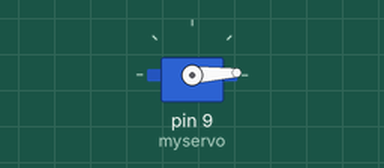
Simulated run of this sketch. Board: Arduino Uno, built with avr-gcc and run on an emulated ATmega328P. Shown: servo.

Above: at 0.05 s.
At 0.9 s:
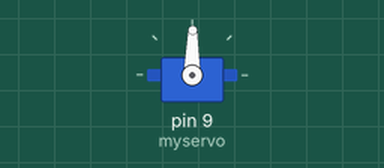
At 1.75 s:
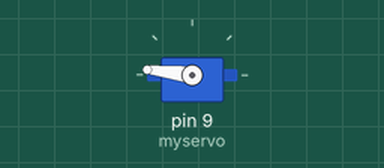
At 3.45 s:
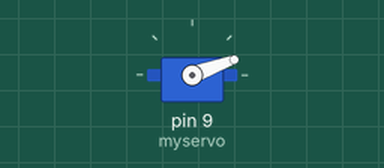
Timing chart, 0 to 8.4 s (numbered marks = the images above):
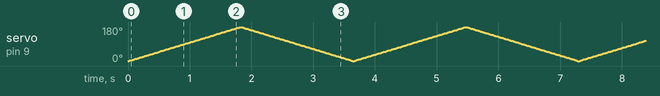

The sketch:

servo.ino
```cpp
#include <Servo.h>

Servo myservo;  // create servo object to control a servo
// twelve servo objects can be created on most boards

int pos = 0;    // variable to store the servo position
int incomingByte = 0;   // for incoming serial data

void setup() {
  Serial.begin(9600);
  myservo.attach(9);  // attaches the servo on pin 9 to the servo object
}


void loop() {
for (pos = 0; pos <= 180; pos += 1) { // aller de 0 a 180 degée
// in steps of 1 degree
myservo.write(pos);
delay(10);
}
for (pos = 180; pos >= 0; pos -= 1) { // aller de 0 a 180 degée
// in steps of 1 degree
myservo.write(pos);
delay(10);
}

}
```
